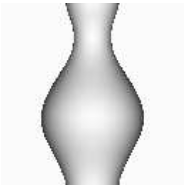
%> input picture MATLAB/SFS/vase.png, 188 x 188 px
$ octave prados.m   (GNU Octave 9; MATLAB toolbox functions it lacks are replaced by stand-ins)
%> lines starting %> are read from the running program, lines starting %| are printed output that depends on the picture
%%%%%%%%%%%%%%%%%%%%%%%%%%%%%%%%%%%%%%%%%%%%%%%%%%%%%%
%  Program to implement the Perspective SfS model
%       proposed by Prados and Faugeras.
%
%%%%%%%%%%%%%%%%%%%%%%%%%%%%%%%%%%%%%%%%%%%%%%%%%%%%%%

clear
close all

format long

Nx = 187;
Ny = 187;

A = imread('vase.png');
%> A is the input picture: size 188x188x3 uint8; min 36, max 255, mean 227.9
gray = mat2gray(imresize(A,[Nx+1,Ny+1]));
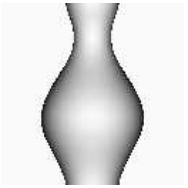
%> gray: size 188x188x3 double; min 0, max 1, mean 0.876

a = 0; b = 1;
c = 0; d = 1;

hx = (b-a)/Nx;
hy = (b-a)/Ny;

x = a:hx:b;
y = c:hx:d;

u = zeros(Nx+1,Ny+1);

unew = zeros(Nx+1,Ny+1);

delt = hx*hy/sqrt(hx^2+hy^2);

error = 100;
tol = 1e-4;

f = 1;

iterations = 0;
%> (the run ends here)
